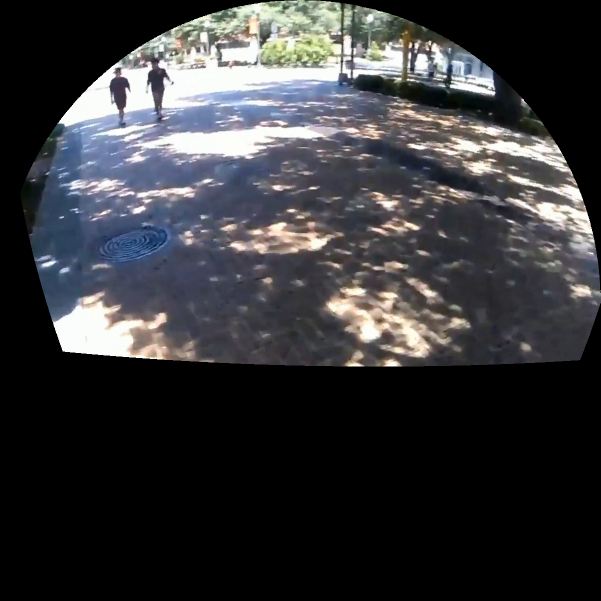
#> input picture ret_frames/12703.png, 1201 x 1201 px (shown at 1/2 size)
$ python -i flow_source.py   (imports and definitions only)
#> lines starting #> are read from the running program, lines starting #| are printed output that depends on the picture
# 2023 Gabriel J. Diaz @ RIT
import json
import os
import sys
import numpy as np
import logging
import pickle
from tqdm import tqdm

import warnings
import pandas as pd
import matplotlib.pyplot as plt
from matplotlib.backends.backend_agg import FigureCanvasAgg as FigureCanvas

import h5py

from tkinter import Tk
from tkinter.filedialog import askopenfilename

# [5 lines not run here, left out]

import cv2

#except:
#    import cv2


sys.path.append('core')

logger = logging.getLogger(__name__)

# These lines allow me to see logging.info messages in my jupyter cell output
# [1 line not run here, left out]

# [8 lines left out: function show_image, not called in this run]

class video_source():

    def __init__(self, file_path, out_parent_dir="flow_out"):

        self.file_path = file_path
        self.source_file_name = os.path.split(file_path)[-1].split('.')[0]
        self.source_file_suffix = os.path.split(file_path)[-1].split('.')[1]

        self.out_parent_dir = out_parent_dir
        self.raw_frames_out_path = os.path.join(out_parent_dir, self.source_file_name, 'raw')
        self.flow_frames_out_path = os.path.join(out_parent_dir, self.source_file_name, 'flow')
        self.video_out_path = os.path.abspath(os.path.join(out_parent_dir, self.source_file_name))

        self.magnitude_out_path = os.path.join(out_parent_dir, self.source_file_name, 'magnitude_data')

        self.video_target_path = False
        self.cumulative_mag_hist = None
        self.magnitude_bins = None
        self.hist_params = (100, 0, 40)

        self.flow_algo = False
        self.clahe = False

        self.cuda_enabled = True

        self.save_midpoint_images = False

        self.streamline_points = None

        self.current_gpu = False
        self.previous_gpu = False

        self.current_gray = False
        self.previous_gray = False

    # [675 lines left out: functions init_flow, set_stream_dimensions, get_hdf5_filepath, open_hdf5_file, calculate_flow, calculate_flow_for_frame and 13 more, not called in this run]

    def set_video_target(self, initial_dir=False, file_path=False):

#> called with initial_dir = False, file_path = False
        if not file_path:
            if initial_dir:
                Tk().withdraw()  # we don't want a full GUI, so keep the root window from appearing
                file_path = askopenfilename(title="Select the video target",initialdir=initial_dir)
            else:
                title="Select the video target"
                Tk().withdraw()  # we don't want a full GUI, so keep the root window from appearing
                file_path = askopenfilename(title="Select the video target", initialdir=self.video_out_path)
#> the answer given: ret_frames/12703.png

        self.video_target_path = file_path
        return True

    def avg_flow_magnitude_by_direction(self,start_frame=False,play_video=False,save_video=False):

        from matplotlib import cm
        from matplotlib.backends.backend_agg import FigureCanvasAgg as FigureCanvas

        if self.video_target_path == False:
            self.set_video_target()
        video_in = cv2.VideoCapture(self.video_target_path)
        width = int(video_in.get(cv2.CAP_PROP_FRAME_WIDTH))
        height = int(video_in.get(cv2.CAP_PROP_FRAME_HEIGHT))
        fps = video_in.get(cv2.CAP_PROP_FPS)

        if save_video:

            path, input_video_filename = os.path.split(self.video_target_path)
            input_video_filename = input_video_filename.split('.')[0]
            video_out_name = f'{input_video_filename}_avg-mag-by-direction.mp4'
            video_out = cv2.VideoWriter(os.path.join(self.export_folder, video_out_name),
                                        cv2.VideoWriter_fourcc(*'mp4v'), fps, (width, 2*height))


        # [8 lines of commented-out code are left out]

        count = 0
        success = 1

        hist_params = (4 *2, 0, 360)
        bins = np.linspace(hist_params[1], hist_params[2], hist_params[0] + 1)
        bin_centers = [(bins[i] + bins[i + 1]) / 2 for i in range(len(bins) - 1)]

        cvals = np.array(bin_centers) / 359 + 0.5
        cvals[cvals > 1] = cvals[cvals > 1] - 1
        hsv_map = cm.get_cmap('hsv').reversed()
        bar_colors = hsv_map(cvals)

        from collections import deque
        bin_rad_hist = deque(maxlen=30)

        # [4 lines of commented-out code are left out]
        num_frames = int(video_in.get(cv2.CAP_PROP_FRAME_COUNT))

        if start_frame:
            video_in.set(cv2.CAP_PROP_POS_FRAMES, start_frame)
        else:
            start_frame= 0

        for index in tqdm(range(num_frames-start_frame), desc="Calculating avg vector magnitude", unit='frames', total=num_frames-start_frame):

            success, image = video_in.read()

            if success:
                dpi = 100
                fig, ax = plt.subplots(figsize=(width / dpi, height / dpi), subplot_kw=dict(projection='polar'))
                canvas = FigureCanvas(fig)
                ax.margins(0)
                ax.set_ylim([0, 200])
                hsv_image = cv2.cvtColor(image, cv2.COLOR_BGR2HSV)

                h = hsv_image[..., 0]
                v = hsv_image[..., 2]

                mag_flat = v.flatten()[v.flatten() > 10]
                hue_flat = h.flatten()[v.flatten() > 10]

                hue_flat = hue_flat * 2.0

                bin_rad = []
                for b_idx in range(1, len(bins)):
                    idx = np.where(np.logical_and(hue_flat >= bins[b_idx - 1], hue_flat <= bins[b_idx]))
                    bin_rad.append(np.mean(mag_flat[idx]))

                bin_rad = np.nan_to_num(bin_rad)
                bin_rad_hist.appendleft(bin_rad)

                ax.bar(np.deg2rad(bin_centers), np.mean(bin_rad_hist,axis=0), width=2 * (np.pi / (len(bins))), color=bar_colors);

                canvas.draw()  # draw the canvas, cache the renderer
                image_from_plot = np.frombuffer(fig.canvas.tostring_rgb(), dtype=np.uint8)
                image_from_plot = image_from_plot.reshape(fig.canvas.get_width_height()[::-1] + (3,))

                combined_image = np.vstack([image, cv2.cvtColor(image_from_plot, cv2.COLOR_RGB2BGR)])
                plt.close('all')


                if save_video:
                    video_out.write(combined_image)

                if play_video:
                    cv2.imshow(f'Image', combined_image)
                    key = cv2.waitKey(25)  # pauses for N ms before fetching next image
                    if key == 27:  # if ESC is pressed, exit loop

                        if save_video:
                            video_out.release()
                            video_in.release()

                        cv2.destroyAllWindows()
                        return
#> this loop made 1 pass
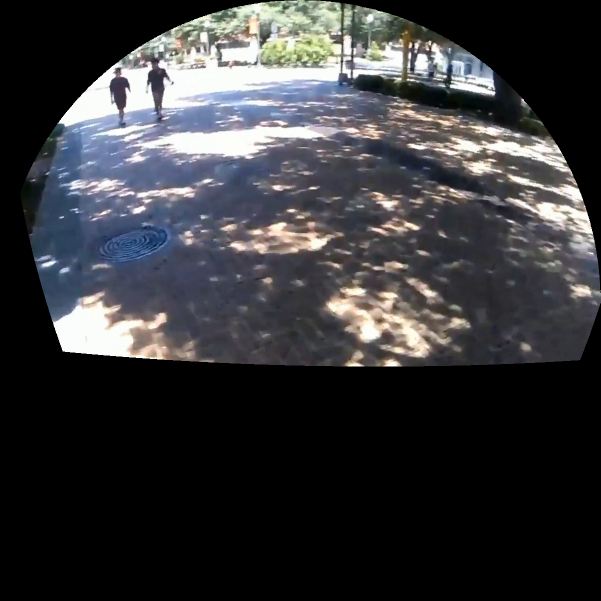
#> input picture ret_frames/12703.png, 1201 x 1201 px (shown at 1/2 size)
#> pass 1, in avg_flow_magnitude_by_direction, `h = hsv_image[..., 0]`:
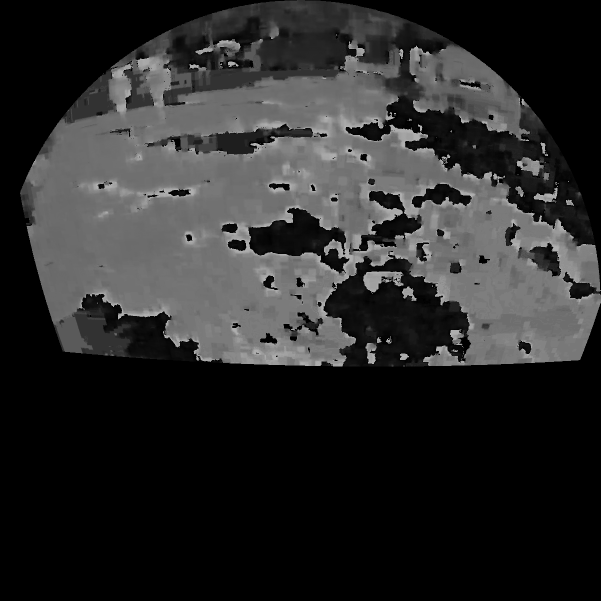
#> h: shape (1201, 1201) (shown at 1/2 size); min 0, max 179, mean 42.4
#> pass 1, in avg_flow_magnitude_by_direction, `v = hsv_image[..., 2]`:
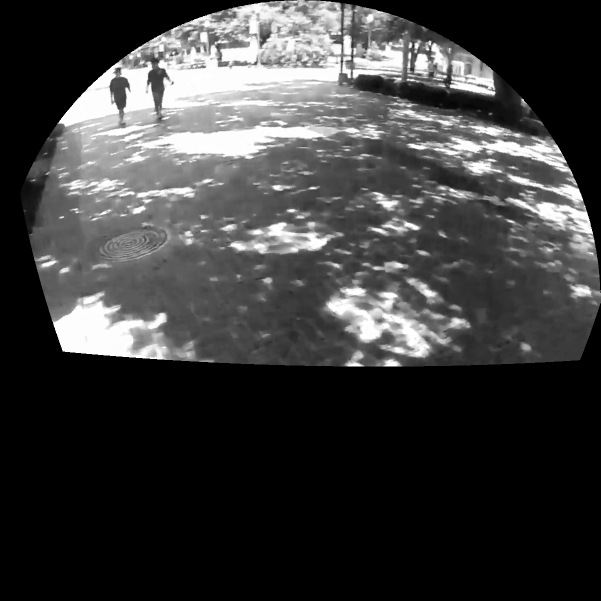
#> v: shape (1201, 1201) (shown at 1/2 size); min 0, max 255, mean 60.1
#> pass 1, in avg_flow_magnitude_by_direction, `combined_image = np.vstack([image, cv2.cvtColor(image_from_plot, cv2.C..`:
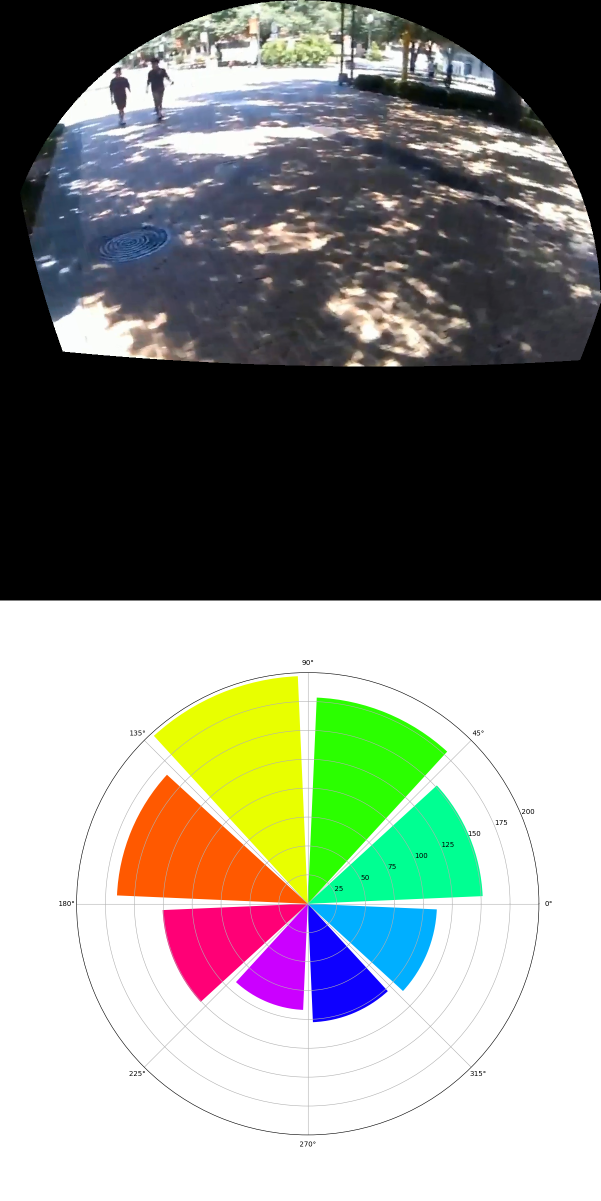
#> combined_image: shape (2402, 1201, 3) (shown at 1/2 size); mean B, G, R 136.5, 144.8, 141.3
#> pass 1, in avg_flow_magnitude_by_direction, `plt.close('all')`:
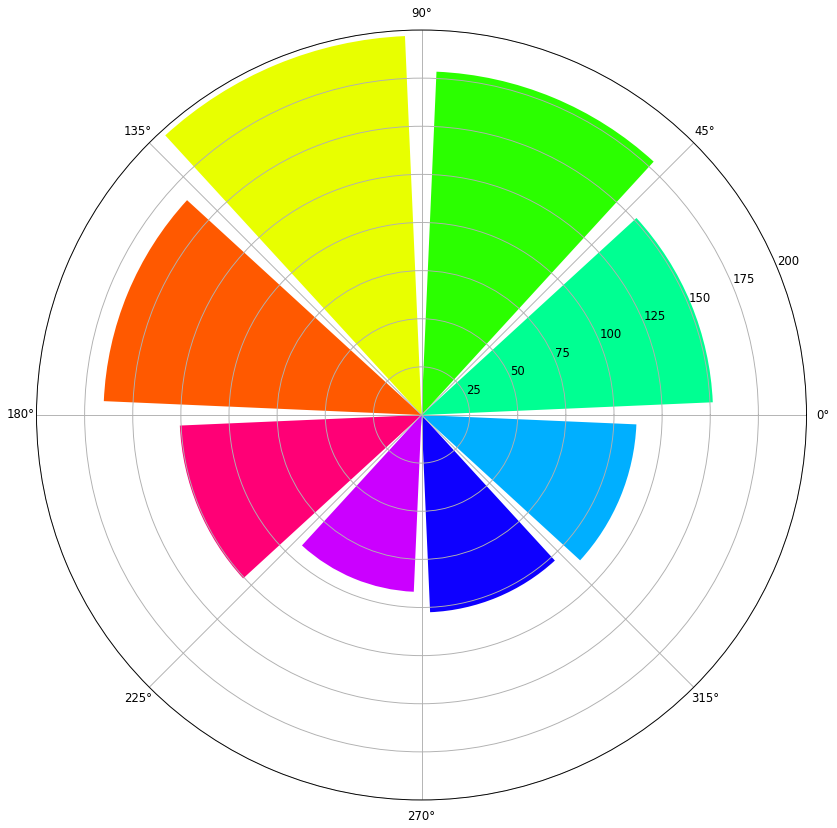
#> figure drawn by matplotlib, 1 panel; tallest bar 197 high, from x = 1.61 to 2.31
#> image is the input picture: shape (1201, 1201, 3); mean B, G, R 57.2, 54.5, 54.1
#> after the loop:
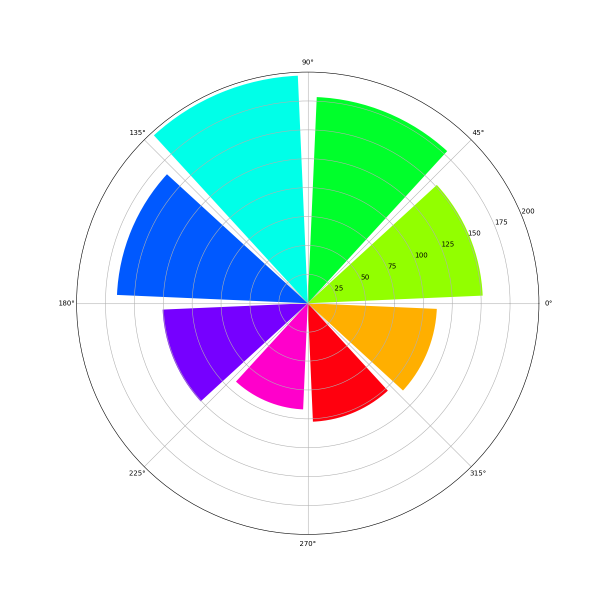
#> image_from_plot: shape (1201, 1201, 3) (shown at 1/2 size); mean B, G, R 228.5, 235.1, 215.8

        cv2.destroyAllWindows()
#> (the run stopped early here; a loop or call above may not have finished)

$ run again, on ret_frames/12705.png
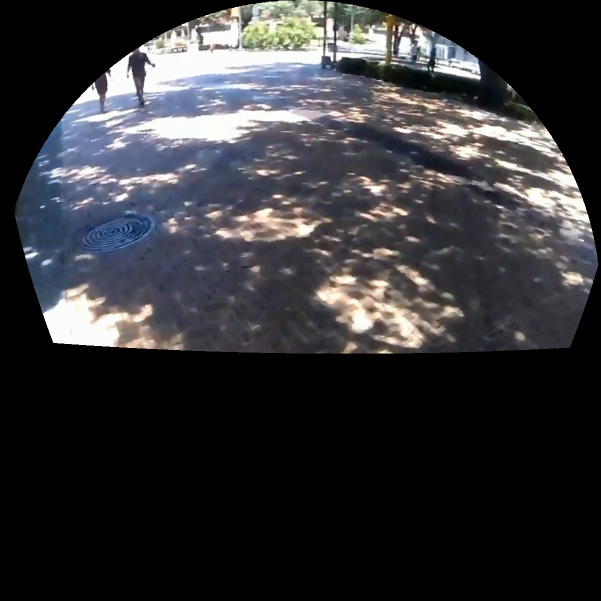
#> input picture ret_frames/12705.png, 1201 x 1201 px (shown at 1/2 size)
#> the loop in avg_flow_magnitude_by_direction, `for index in tqdm(range(num_frames-start_frame), desc="Calculating avg..` made 1 pass
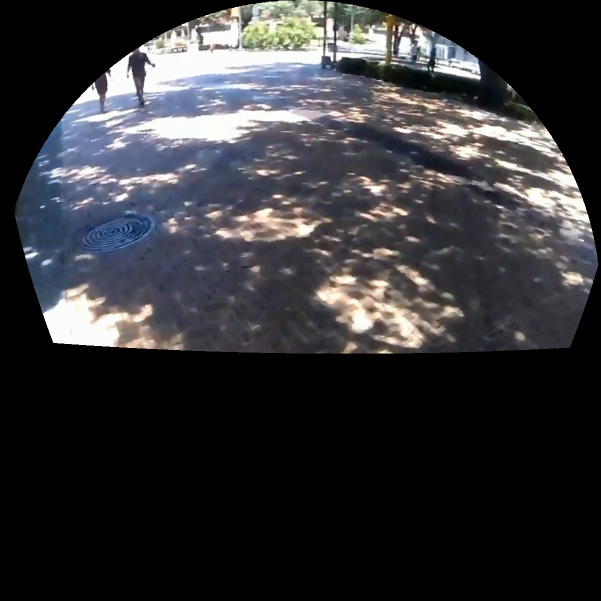
#> input picture ret_frames/12705.png, 1201 x 1201 px (shown at 1/2 size)
#> pass 1, in avg_flow_magnitude_by_direction, `combined_image = np.vstack([image, cv2.cvtColor(image_from_plot, cv2.C..`:
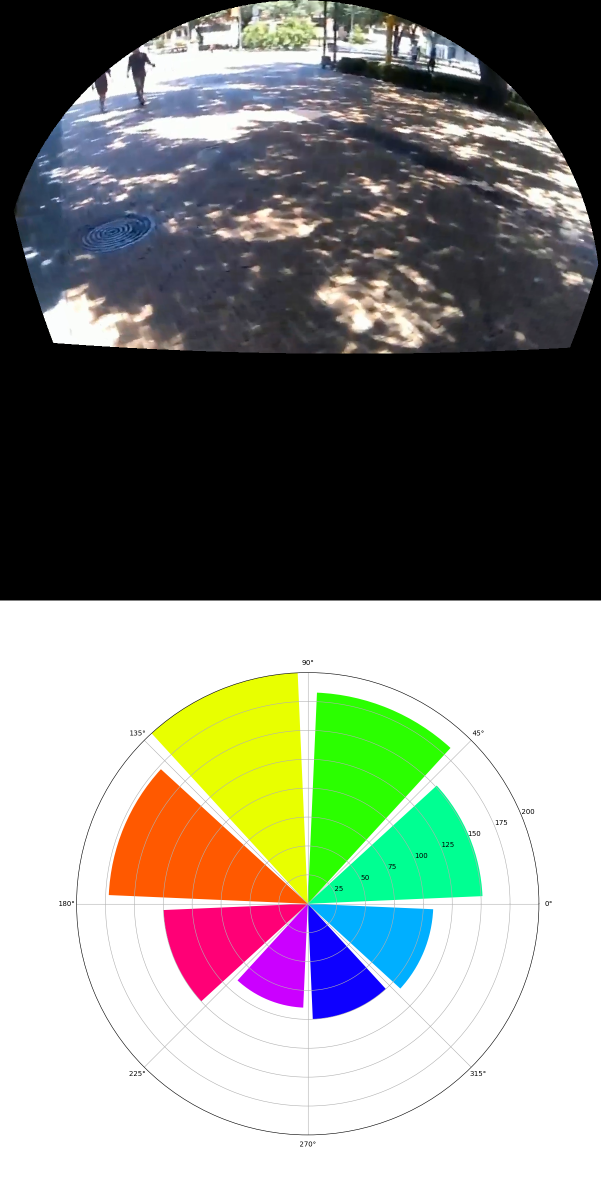
#> combined_image: shape (2402, 1201, 3) (shown at 1/2 size); mean B, G, R 133.9, 142.8, 139.6
#> in avg_flow_magnitude_by_direction, image is the input picture: shape (1201, 1201, 3); mean B, G, R 53.7, 50.7, 50.7
#> after the loop in avg_flow_magnitude_by_direction, `for index in tqdm(range(num_frames-start_frame), desc="Calculating avg..`:
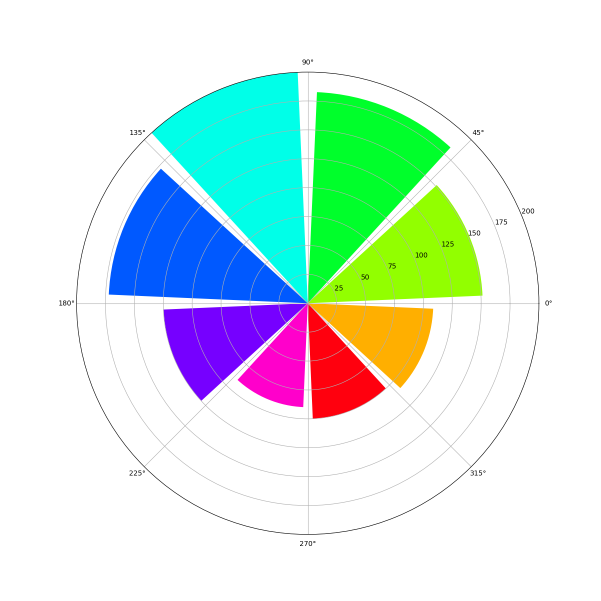
#> image_from_plot: shape (1201, 1201, 3) (shown at 1/2 size); mean B, G, R 228.5, 235, 214.2
